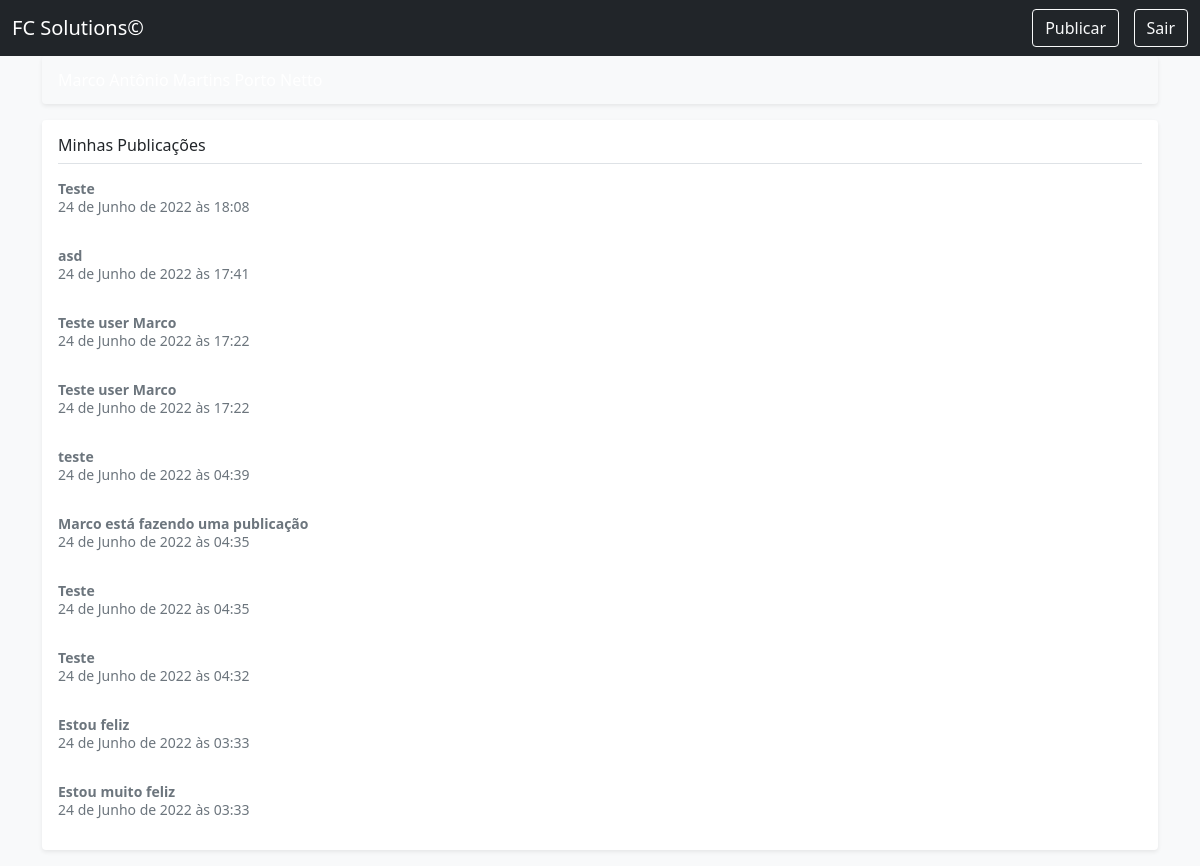
Before: / (signed in) with the older database file.
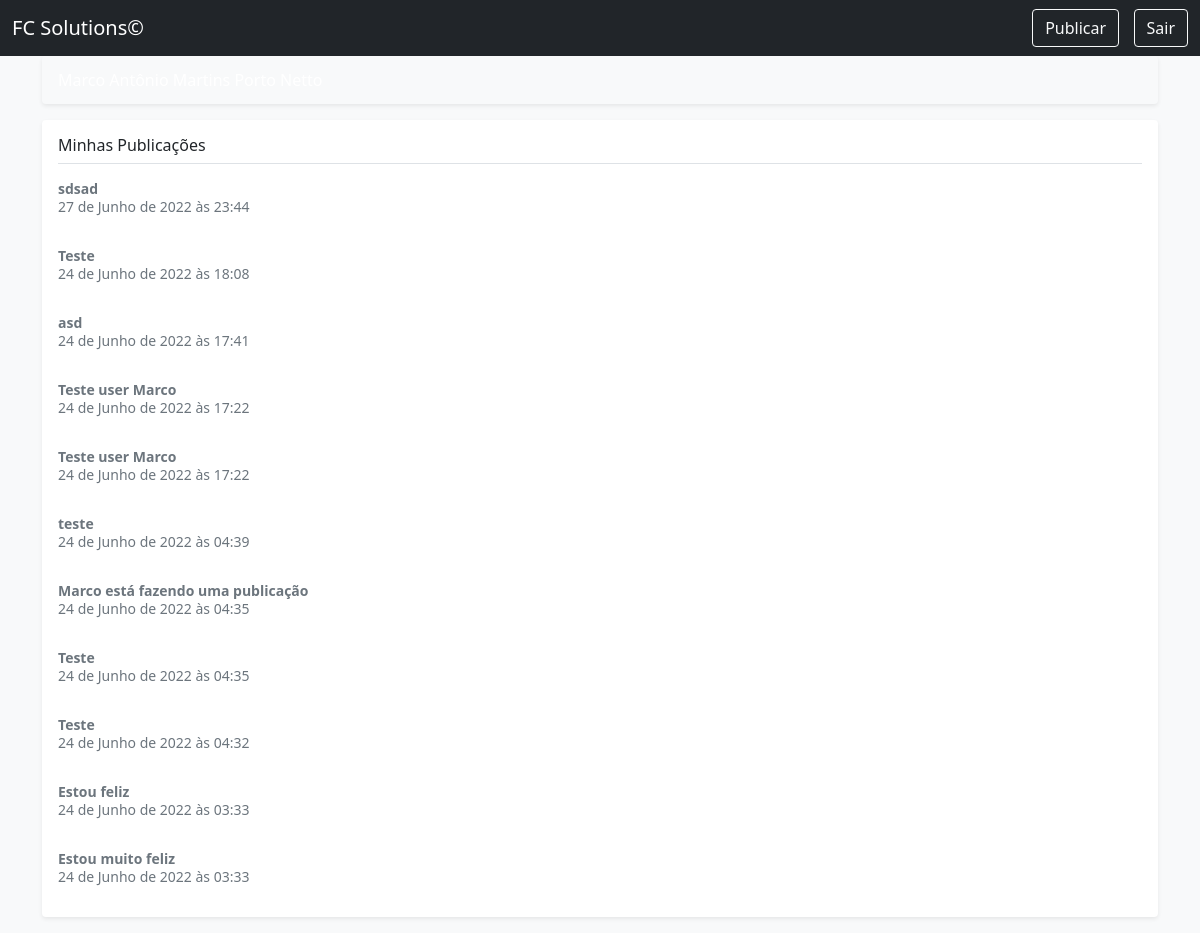
After: the same page with the newer database file.
### microblog/models.py (models this page shows, shortened)
class Post(models.Model):
    autor = models.ForeignKey(Pessoa, on_delete=models.CASCADE, verbose_name="Autor")
    conteudo = models.CharField(max_length=200)
    data = models.DateTimeField(auto_now_add=True)
    class Meta:
        ordering = ("-data",)

### microblog/views.py (the view)
# urls.py: path('', perfil_usuario, name="perfil_usuario"),
def perfil_usuario(request): #Mostra o perfil do usuário logado
    usuario = request.user
    if usuario.is_authenticated:
        usuario = Pessoa.objects.get(usuario = request.user)
    return render(request, 'microblog/perfil_usuario.html', {'usuario' : usuario})

### microblog/templates/microblog/perfil_usuario.html (shortened to what this page needs)
<!DOCTYPE html>
<html lang="pt-br">
  <head>
    <link
      href="https://cdn.jsdelivr.net/npm/bootstrap@5.1.3/dist/css/bootstrap.min.css"
      rel="stylesheet"
    />
    <link
      href="https://getbootstrap.com/docs/5.1/examples/offcanvas-navbar/offcanvas.css"
      rel="stylesheet"
    />
  </head>
  <body class="bg-light">
    {% if user.is_authenticated %}
    <nav
      class="navbar navbar-expand-lg fixed-top navbar-dark bg-dark"
      aria-label="Main navigation"
    >
      <div class="container-fluid">
        <a class="navbar-brand" href="http://localhost:8000/inicio"
          >FC Solutions©</a
        >
        <a href="http://localhost:8000/post"
          ><button
            class="btn btn-outline-light"
            type="submit"
            style="margin-inline: 0.9em"
          >
            Publicar
          </button>
        </a>
        <a href="http://localhost:8000/conta/logout"
          ><button class="btn btn-outline-light" type="submit">Sair</button>
        </a>
      </div>
    </nav>
    <div class="nav-scroller bg-body shadow-sm">
      <nav class="nav nav-underline" aria-label="Secondary navigation">
        <a
          class="nav-link active"
          aria-current="page"
          href="http://localhost:8000/"
          >Perfil</a
        >
        <a class="nav-link" href="http://localhost:8000/inicio"
          >Página Inicial</a
        >
      </nav>
    </div>
    <main class="container">
      <div
        class="d-flex align-items-center p-3 my-3 text-white bg-purple rounded shadow-sm"
      >
        <div class="lh-1">
          <h1 class="h6 mb-0 text-white lh-1">{{ usuario.nome }}</h1>
        </div>
      </div>
      <div class="my-3 p-3 bg-body rounded shadow-sm">
        <h6 class="border-bottom pb-2 mb-0">Minhas Publicações</h6>
        {% for p in usuario.post_set.all %}
        <div class="d-flex text-muted pt-3">
          <p class="pb-3 mb-0 small lh-sm">
            <strong class="d-block text-gray-dark"> {{ p.conteudo }} </strong>
            {{ p.data }}
          </p>
        </div>
        {% endfor %}
      </div>
    </main>
    {% endif %}
  </body>
</html>

Changed rows visible on the page:
added Post: conteudo "sdsad", data "27 de Junho de 2022 às 23:44"
